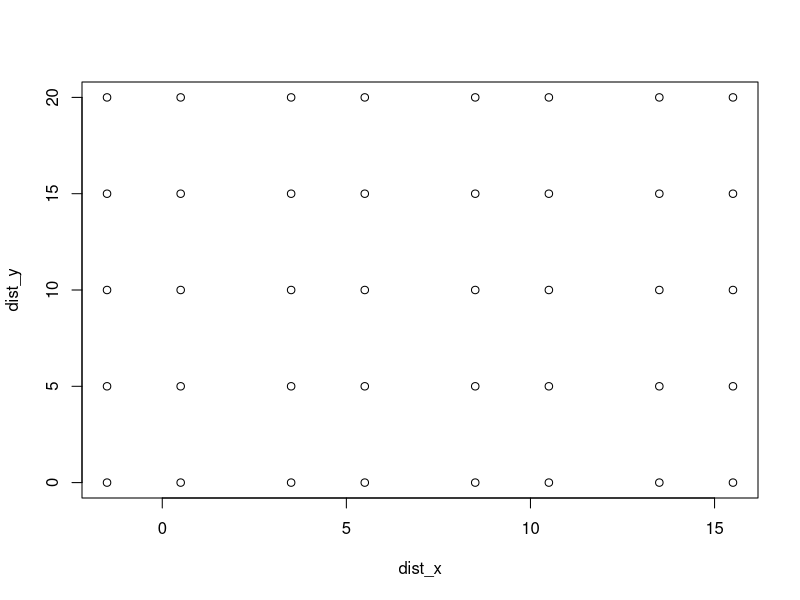

Generate this figure with R: (Note: this script raises an error after producing the figure.)
library(tidyverse)
library(sp)
#----------------------------------------------------------------
## Extract excretion for analysis of benthic community structure
#----------------------------------------------------------------

coords <- read.csv("data/quadrat_coords.csv") %>% rename_all(tolower)

plot(dist_y ~ dist_x, coords)

utransects <- cbind(c(0, 5, 10, 15), c(0, 0, 0, 0), c(0, 5, 10, 15), c(20,20,20,20))
ID.trans <- c("A", "B", "C", "D")

a <- vector('list', length(2))

# loop through each centroid value and create a polygon
# this is where we match the ID to the new plot coordinates
for (i in 1:nrow(transects)) {  # for each for in object centroids
  a[[i]]<-sp::Lines(list(sp::Line(matrix(transects[i, ], ncol=2, byrow=TRUE))), ID.trans[i]) 
  # make it an Polygon object with the Plot_ID from object ID
}

# convert a to SpatialPolygon
transect.lines<-sp::SpatialLines(a)


# Now do the quadrats

ll <- cbind(coords$dist_x, coords$dist_y)
ul <- cbind(coords$dist_x, coords$dist_y + 1)
ur <- cbind(coords$dist_x + 1, coords$dist_y + 1)
lr <- cbind(coords$dist_x + 1, coords$dist_y )

ID <- paste(coords$transect, coords$quad, sep = "-")


square <- cbind(ll, ul, ur, lr, ll)


# First, initialize a list that will later be populated
# a, as a placeholder, since this is temporary
a <- vector('list', length(2))

# loop through each centroid value and create a polygon
# this is where we match the ID to the new plot coordinates
for (i in 1:nrow(coords)) {  # for each for in object centroids
  a[[i]]<-sp::Polygons(list(sp::Polygon(matrix(square[i, ], ncol=2, byrow=TRUE))), ID[i]) 
  # make it an Polygon object with the Plot_ID from object ID
}

# convert a to SpatialPolygon
polysB<-sp::SpatialPolygons(a)

sp::plot(polysB)

# build a line shape file for the transects




coordinates(coords) <- ~ dist_x + dist_y

png(filename = "figures/layout2.png", width = 1000, height = 750)
plot(coords)
plot(polysB, add = T)
text(coords, ID, cex = 0.5)
plot(transect.lines, add = T)
axis(side = c(1), at = c(-5, -1.5, 0, 1.5, 3.5, 5, 6.5, 8.5, 10, 11.5, 13.5, 15, 16.5, 20), labels = c(-5, -1.5, 0, 1.5, 3.5, 5, 6.5, 8.5, 10, 11.5, 13.5, 15, 16.5, 20))
axis(side = c(2))
dev.off()
